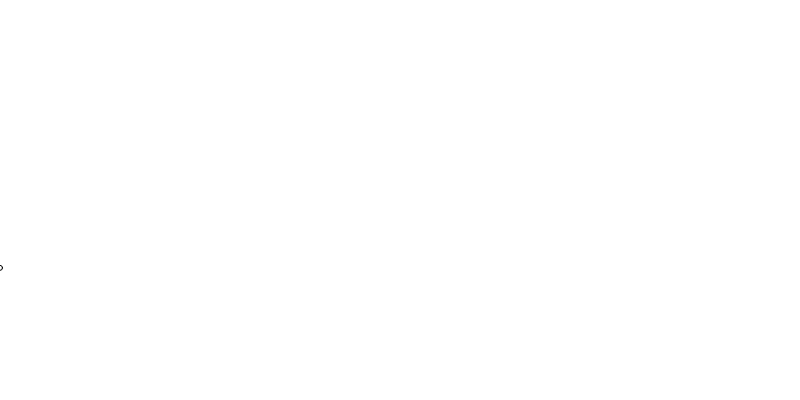
Frame 1 (no input)
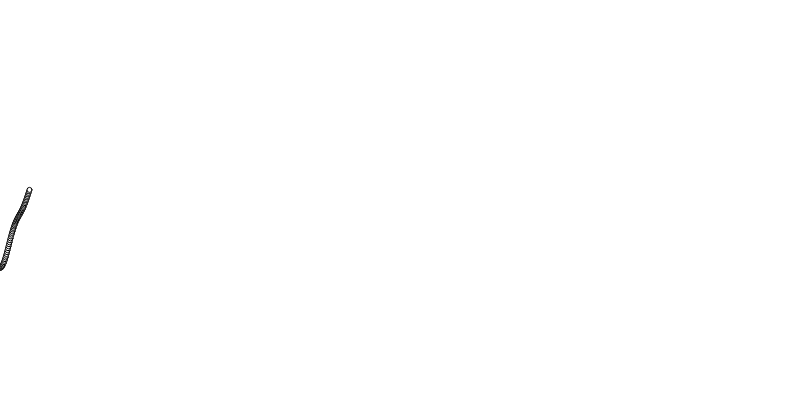
Frame 60 (no input)
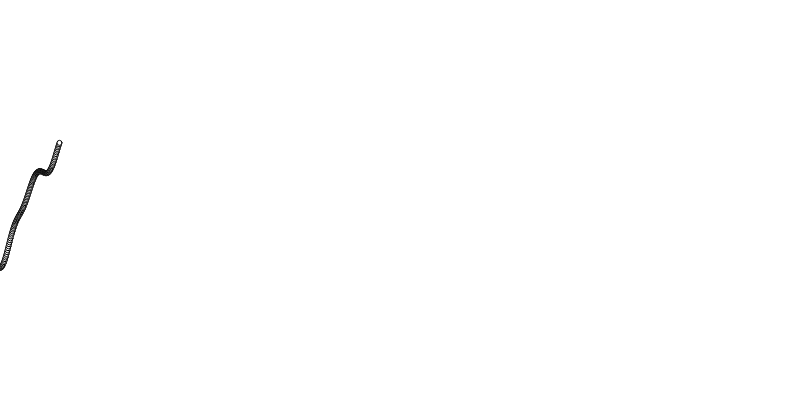
Frame 120 (the mouse pressed at the canvas centre since frame 60)

The p5.js sketch that drew these frames (run headless with seeded random() and noise() and a simulated clock; from frame 60 on, the mouse is pressed at the canvas centre):

// p5.js sketch
// ── sketch.js
function setup() {
	createCanvas(800,400);
}

var t = 0;
var x = 0;
var xDelta = 0.5;

function draw() {
	var n = noise(t);
	var y = map(n,0,1,0,height);
	ellipse(x,y,5,5);

	t += 0.005;
	x = x+xDelta;

	if (x>width || x < 0) {
		stroke(random(0,256),random(0,256),random(0,256));

		xDelta = xDelta * -1;
		x = x + xDelta;
	}

	console.log(x, xDelta);

}
